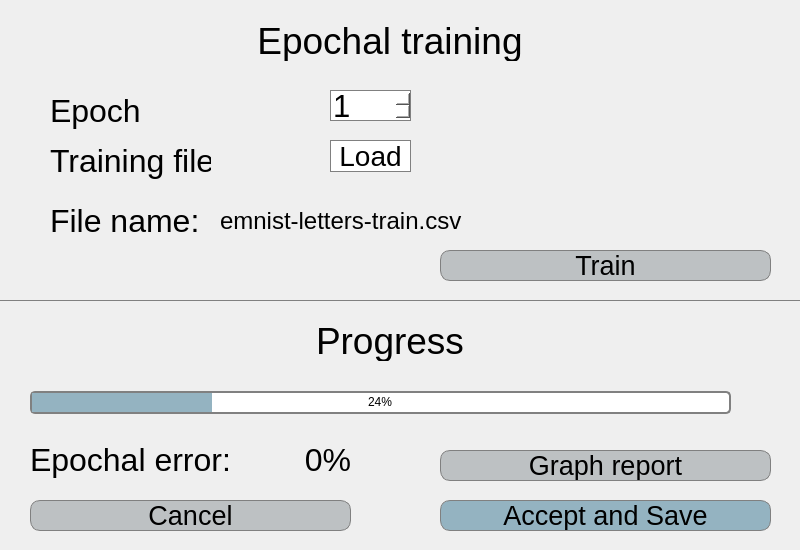
<?xml version="1.0" encoding="UTF-8"?>
<ui version="4.0">
 <class>Train</class>
 <widget class="QWidget" name="Train">
  <property name="geometry">
   <rect>
    <x>0</x>
    <y>0</y>
    <width>800</width>
    <height>550</height>
   </rect>
  </property>
  <property name="windowTitle">
   <string>Training</string>
  </property>
  <property name="styleSheet">
   <string notr="true">background-color:rgb(239, 239, 239);
</string>
  </property>
  <widget class="QSpinBox" name="epoch">
   <property name="geometry">
    <rect>
     <x>330</x>
     <y>90</y>
     <width>81</width>
     <height>31</height>
    </rect>
   </property>
   <property name="font">
    <font>
     <family>Helvetica</family>
     <pointsize>23</pointsize>
    </font>
   </property>
   <property name="styleSheet">
    <string notr="true">QSpinBox {
color: black;
border : 1px solid gray;
background :white;
}



QSpinBox::up-arrow {
	image: url(:/arrow_up.png);
}


QSpinBox::down-arrow {
	image: url(:/arrow_down.png);

}
</string>
   </property>
   <property name="minimum">
    <number>1</number>
   </property>
   <property name="maximum">
    <number>10</number>
   </property>
  </widget>
  <widget class="QLabel" name="label_8">
   <property name="geometry">
    <rect>
     <x>190</x>
     <y>320</y>
     <width>400</width>
     <height>41</height>
    </rect>
   </property>
   <property name="font">
    <font>
     <family>Helvetica</family>
     <pointsize>28</pointsize>
    </font>
   </property>
   <property name="styleSheet">
    <string notr="true">color: black;</string>
   </property>
   <property name="text">
    <string>Progress</string>
   </property>
   <property name="alignment">
    <set>Qt::AlignCenter</set>
   </property>
  </widget>
  <widget class="QLabel" name="label_4">
   <property name="geometry">
    <rect>
     <x>50</x>
     <y>140</y>
     <width>161</width>
     <height>41</height>
    </rect>
   </property>
   <property name="font">
    <font>
     <family>Helvetica</family>
     <pointsize>24</pointsize>
    </font>
   </property>
   <property name="styleSheet">
    <string notr="true">color: black;</string>
   </property>
   <property name="text">
    <string>Training file</string>
   </property>
  </widget>
  <widget class="QLabel" name="file_name">
   <property name="geometry">
    <rect>
     <x>220</x>
     <y>205</y>
     <width>441</width>
     <height>31</height>
    </rect>
   </property>
   <property name="font">
    <font>
     <pointsize>18</pointsize>
    </font>
   </property>
   <property name="styleSheet">
    <string notr="true">color: black;</string>
   </property>
   <property name="text">
    <string>emnist-letters-train.csv</string>
   </property>
   <property name="alignment">
    <set>Qt::AlignLeading|Qt::AlignLeft|Qt::AlignVCenter</set>
   </property>
  </widget>
  <widget class="QPushButton" name="load_file">
   <property name="geometry">
    <rect>
     <x>330</x>
     <y>140</y>
     <width>81</width>
     <height>32</height>
    </rect>
   </property>
   <property name="font">
    <font>
     <family>Helvetica</family>
     <pointsize>21</pointsize>
    </font>
   </property>
   <property name="styleSheet">
    <string notr="true">QPushButton {
border: 1px solid gray;
background-color: white;
color: black;
}

QPushButton:pressed {
    background-color: rgb(228, 226, 229);
}</string>
   </property>
   <property name="text">
    <string>Load</string>
   </property>
  </widget>
  <widget class="QLabel" name="label_2">
   <property name="geometry">
    <rect>
     <x>190</x>
     <y>20</y>
     <width>400</width>
     <height>41</height>
    </rect>
   </property>
   <property name="font">
    <font>
     <family>Helvetica</family>
     <pointsize>28</pointsize>
    </font>
   </property>
   <property name="styleSheet">
    <string notr="true">color: black;</string>
   </property>
   <property name="text">
    <string>Epochal training</string>
   </property>
   <property name="alignment">
    <set>Qt::AlignCenter</set>
   </property>
  </widget>
  <widget class="QPushButton" name="train">
   <property name="geometry">
    <rect>
     <x>440</x>
     <y>250</y>
     <width>331</width>
     <height>31</height>
    </rect>
   </property>
   <property name="font">
    <font>
     <family>Helvetica</family>
     <pointsize>20</pointsize>
    </font>
   </property>
   <property name="styleSheet">
    <string notr="true">QPushButton {
border: 1px solid gray;
background-color: rgb(189, 193, 195);
color: black;
border-radius: 10px;
}

QPushButton:pressed {
    background-color: rgb(228, 226, 229);
}</string>
   </property>
   <property name="text">
    <string>Train</string>
   </property>
  </widget>
  <widget class="QPushButton" name="save">
   <property name="geometry">
    <rect>
     <x>440</x>
     <y>500</y>
     <width>331</width>
     <height>31</height>
    </rect>
   </property>
   <property name="font">
    <font>
     <family>Helvetica</family>
     <pointsize>20</pointsize>
    </font>
   </property>
   <property name="styleSheet">
    <string notr="true">QPushButton {
	border: 1px solid gray;
	background-color: rgb(148, 179, 193);
	color: black;
	border-radius: 10px;
}

QPushButton:pressed {
   background-color: rgb(166, 204, 221);

}</string>
   </property>
   <property name="text">
    <string>Accept and Save</string>
   </property>
  </widget>
  <widget class="QPushButton" name="cancel">
   <property name="geometry">
    <rect>
     <x>30</x>
     <y>500</y>
     <width>321</width>
     <height>31</height>
    </rect>
   </property>
   <property name="font">
    <font>
     <family>Helvetica</family>
     <pointsize>20</pointsize>
    </font>
   </property>
   <property name="styleSheet">
    <string notr="true">QPushButton {
border: 1px solid gray;
background-color: rgb(189, 193, 195);
color: black;
border-radius: 10px;
}

QPushButton:pressed {
    background-color: rgb(228, 226, 229);
}</string>
   </property>
   <property name="text">
    <string>Cancel</string>
   </property>
  </widget>
  <widget class="QLabel" name="label_3">
   <property name="geometry">
    <rect>
     <x>50</x>
     <y>90</y>
     <width>161</width>
     <height>41</height>
    </rect>
   </property>
   <property name="font">
    <font>
     <family>Helvetica</family>
     <pointsize>24</pointsize>
    </font>
   </property>
   <property name="styleSheet">
    <string notr="true">color: black;</string>
   </property>
   <property name="text">
    <string>Epoch</string>
   </property>
  </widget>
  <widget class="QLabel" name="label_32">
   <property name="geometry">
    <rect>
     <x>0</x>
     <y>300</y>
     <width>801</width>
     <height>1</height>
    </rect>
   </property>
   <property name="styleSheet">
    <string notr="true">border: 1px solid gray;</string>
   </property>
   <property name="text">
    <string/>
   </property>
  </widget>
  <widget class="QLabel" name="label_6">
   <property name="geometry">
    <rect>
     <x>50</x>
     <y>200</y>
     <width>161</width>
     <height>41</height>
    </rect>
   </property>
   <property name="font">
    <font>
     <family>Helvetica</family>
     <pointsize>24</pointsize>
    </font>
   </property>
   <property name="styleSheet">
    <string notr="true">color: black;</string>
   </property>
   <property name="text">
    <string>File name:</string>
   </property>
  </widget>
  <widget class="QPushButton" name="graph_report">
   <property name="geometry">
    <rect>
     <x>440</x>
     <y>450</y>
     <width>331</width>
     <height>31</height>
    </rect>
   </property>
   <property name="font">
    <font>
     <family>Helvetica</family>
     <pointsize>20</pointsize>
    </font>
   </property>
   <property name="styleSheet">
    <string notr="true">QPushButton {
border: 1px solid gray;
background-color: rgb(189, 193, 195);
color: black;
border-radius: 10px;
}

QPushButton:pressed {
    background-color: rgb(228, 226, 229);
}</string>
   </property>
   <property name="text">
    <string>Graph report</string>
   </property>
  </widget>
  <widget class="QLabel" name="error_procent">
   <property name="geometry">
    <rect>
     <x>250</x>
     <y>440</y>
     <width>101</width>
     <height>40</height>
    </rect>
   </property>
   <property name="font">
    <font>
     <family>Helvetica</family>
     <pointsize>24</pointsize>
    </font>
   </property>
   <property name="styleSheet">
    <string notr="true">color: black;</string>
   </property>
   <property name="text">
    <string> 0%</string>
   </property>
   <property name="alignment">
    <set>Qt::AlignRight|Qt::AlignTrailing|Qt::AlignVCenter</set>
   </property>
  </widget>
  <widget class="QLabel" name="label_33">
   <property name="geometry">
    <rect>
     <x>30</x>
     <y>440</y>
     <width>211</width>
     <height>40</height>
    </rect>
   </property>
   <property name="font">
    <font>
     <family>Helvetica</family>
     <pointsize>24</pointsize>
    </font>
   </property>
   <property name="styleSheet">
    <string notr="true">color: black;</string>
   </property>
   <property name="text">
    <string>Epochal error:  </string>
   </property>
  </widget>
  <widget class="QProgressBar" name="progressBar">
   <property name="geometry">
    <rect>
     <x>30</x>
     <y>391</y>
     <width>701</width>
     <height>23</height>
    </rect>
   </property>
   <property name="styleSheet">
    <string notr="true">

QProgressBar {
color:black;
    border: 1.5px solid rgb(128, 128, 128);
    border-radius: 5px;
background-color: white;
}

QProgressBar::chunk {
	background-color: rgb(148, 179, 193);
    width: 18px;
}</string>
   </property>
   <property name="value">
    <number>24</number>
   </property>
   <property name="alignment">
    <set>Qt::AlignCenter</set>
   </property>
  </widget>
  <widget class="QPushButton" name="aborting">
   <property name="geometry">
    <rect>
     <x>740</x>
     <y>390</y>
     <width>28</width>
     <height>25</height>
    </rect>
   </property>
   <property name="styleSheet">
    <string notr="true">QPushButton {
background-color: rgb(239, 239, 239);
image: url(:/CR.png);
border: 1px solid rgb(239, 239, 239);
}

QPushButton:pressed {
    background-color: black;
}</string>
   </property>
   <property name="text">
    <string/>
   </property>
  </widget>
 </widget>
 <resources/>
 <connections/>
</ui>
